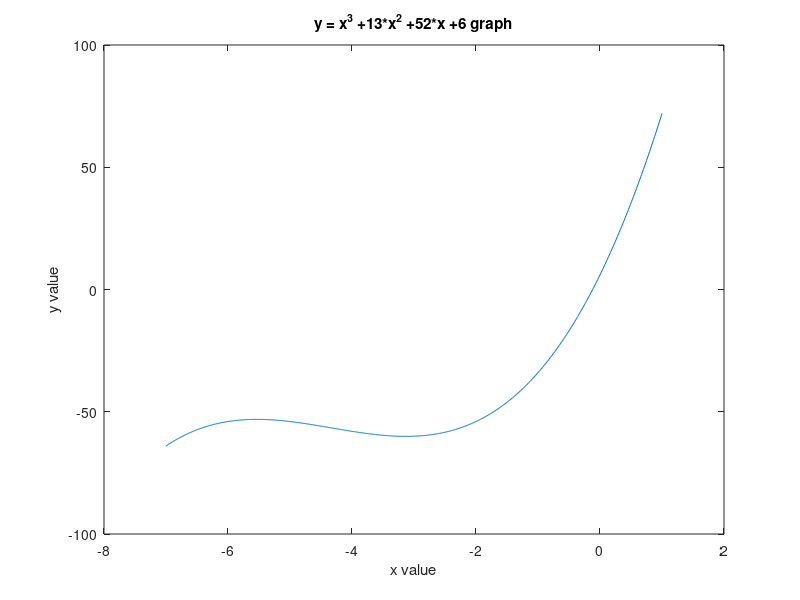

The MATLAB source for this figure:
x=[-7:0.01:1];
a=[1 13 52 6];
f=polyval(a,x);
plot(x,f)
xlabel('x value')
ylabel('y value')
title('y = x^3 +13*x^2 +52*x +6 graph')
